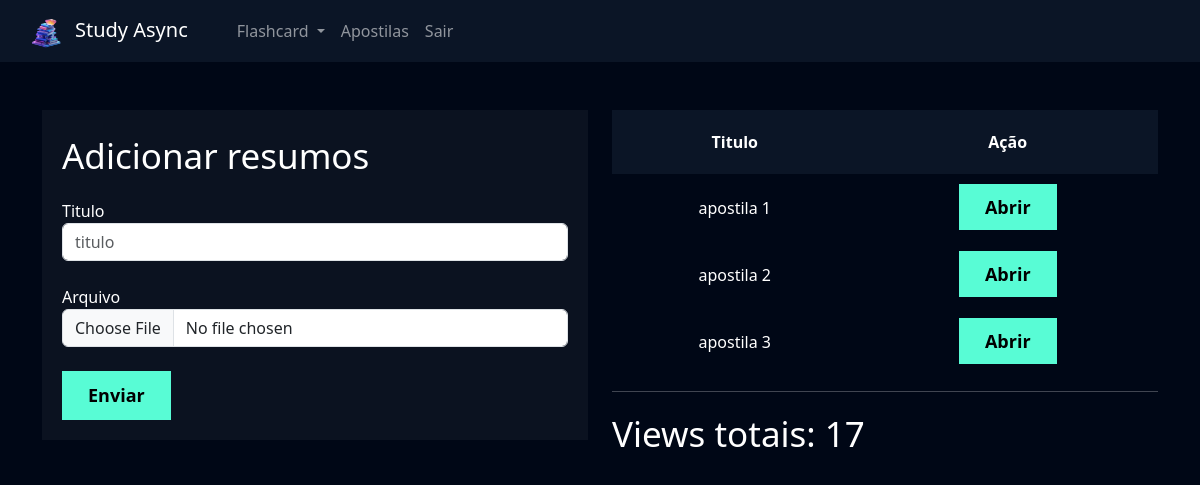
The app's page /apostilas/adicionar_apostilas/ (signed in) with its own data.
### apostilas/models.py (models this page shows)
class Apostila(models.Model):
    user = models.ForeignKey(User, on_delete=models.DO_NOTHING)
    titulo = models.CharField(max_length=100)
    arquivo = models.FileField(upload_to='apostilas')
    def __str__(self):
        return self.titulo

### apostilas/views.py (the view, shortened to what this page needs)
# urls.py: path( 'adicionar_apostilas/', views.adicionar_apostilas, name='adicionar_apostilas'),
def adicionar_apostilas(request):
    if not request.user.is_authenticated:
        return redirect('/usuarios/logar')
    if request.method == 'GET':
        apostilas = Apostila.objects.filter(user=request.user)
        views_totais = ViewApostila.objects.filter(apostila__user=request.user).count()
        return render(request, 'adicionar_apostilas.html', {'apostilas': apostilas, 'views_totais': views_totais})

### apostilas/templates/adicionar_apostilas.html (shortened to what this page needs)
{% extends "base.html" %}
{% load static %}
{% block 'cabecalho' %}
    <link href="{% static 'usuarios/css/cadastro.css' %}" rel="stylesheet">
    <link href="{% static 'flashcard/css/novo_flashcard.css' %}" rel="stylesheet">
    <link href="{% static 'flashcard/css/iniciar_desafio.css' %}" rel="stylesheet">
    <link href="{% static 'flashcard/css/desafio.css' %}" rel="stylesheet">
    <link href="{% static 'apostilas/css/adicionar_apostilas.css' %}" rel="stylesheet">
    <link href='https://unpkg.com/boxicons@2.1.4/css/boxicons.min.css' rel='stylesheet'>
{% endblock 'cabecalho' %}
{% block 'conteudo' %}
    {% include "partials/header.html" %}
    <div class="container">
        <br><br>
        <div class="row">
            <div class="col-md">
                <div class="box-form">
                    <form action="{% url 'adicionar_apostilas' %}" method="POST" enctype='multipart/form-data'>{% csrf_token %}
                        <p class="fonte-secundaria">Adicionar resumos</p>
                        <label>Titulo</label>
                        <input type="text" name="titulo" placeholder="titulo" class="form-control">
                        <br>
                        <label>Arquivo</label>
                        <input type="file" name="arquivo" class="form-control">
                        <br>
                        <input type="submit" class="btn-cadastro" value="Enviar">
                    </form>
                </div>
            </div>
            <div class="col-md">
                <table>
                    <thead>
                      <tr>
                        <th scope="col">Titulo</th>
                        <th scope="col">Ação</th>
                      </tr>
                    </thead>
                    <tbody>
                        {% for apostila in apostilas %}
                            <tr class="linha">
                                <td>{{apostila}}</td>
                                <td><a href="{% url 'apostila' apostila.id %}" style="color: black; text-decoration: none;" class="btn-cadastro">Abrir</a></td>
                            </tr>
                        {% endfor %}
                    </tbody>
                  </table>
                  <hr>
                  <p class="fonte-secundaria">Views totais: {{views_totais}} </p>
            </div>
        </div>
    </div>
{% endblock 'conteudo' %}

### templates/static/geral/css/base.css (style rules this page uses)
:root { --main-color: #0b1526; --dark-color: #000716; --secondary-dark-color: rgb(15, 2, 26); --light-color: #00c1f3; --contrast-color: #f4c96b; --differential-color: #58fcd5; }
body { background-color: var(--dark-color) !important; color: white !important; }

### templates/static/usuarios/css/cadastro.css (style rules this page uses)
* { margin: 0; padding: 0; }
.box-form { padding: 20px; background-color: rgba(217,217,217, .05); color: white !important; }
.btn-cadastro { padding: 10px; background-color: #58fcd5; border: none; border: 1px solid #58fcd5; font-size: 18px; font-weight: bold; padding-left: 25px; padding-right: 25px; }

### templates/static/flashcard/css/iniciar_desafio.css (style rules this page uses)
.fonte-secundaria { font-size: 35px; }

### templates/static/flashcard/css/desafio.css (style rules this page uses)
table { width: 100%; padding: 20px; text-align: center; }
.linha { height: 40px; background-color: var(--dark-color); padding: 20px; }
td, th { padding: 20px; }
tr { background-color: var(--main-color); }

### records on screen
Apostila: titulo "apostila 1"
Apostila: titulo "apostila 2"
Apostila: titulo "apostila 3"

### other values on screen
{{ views_totais }} "17"
